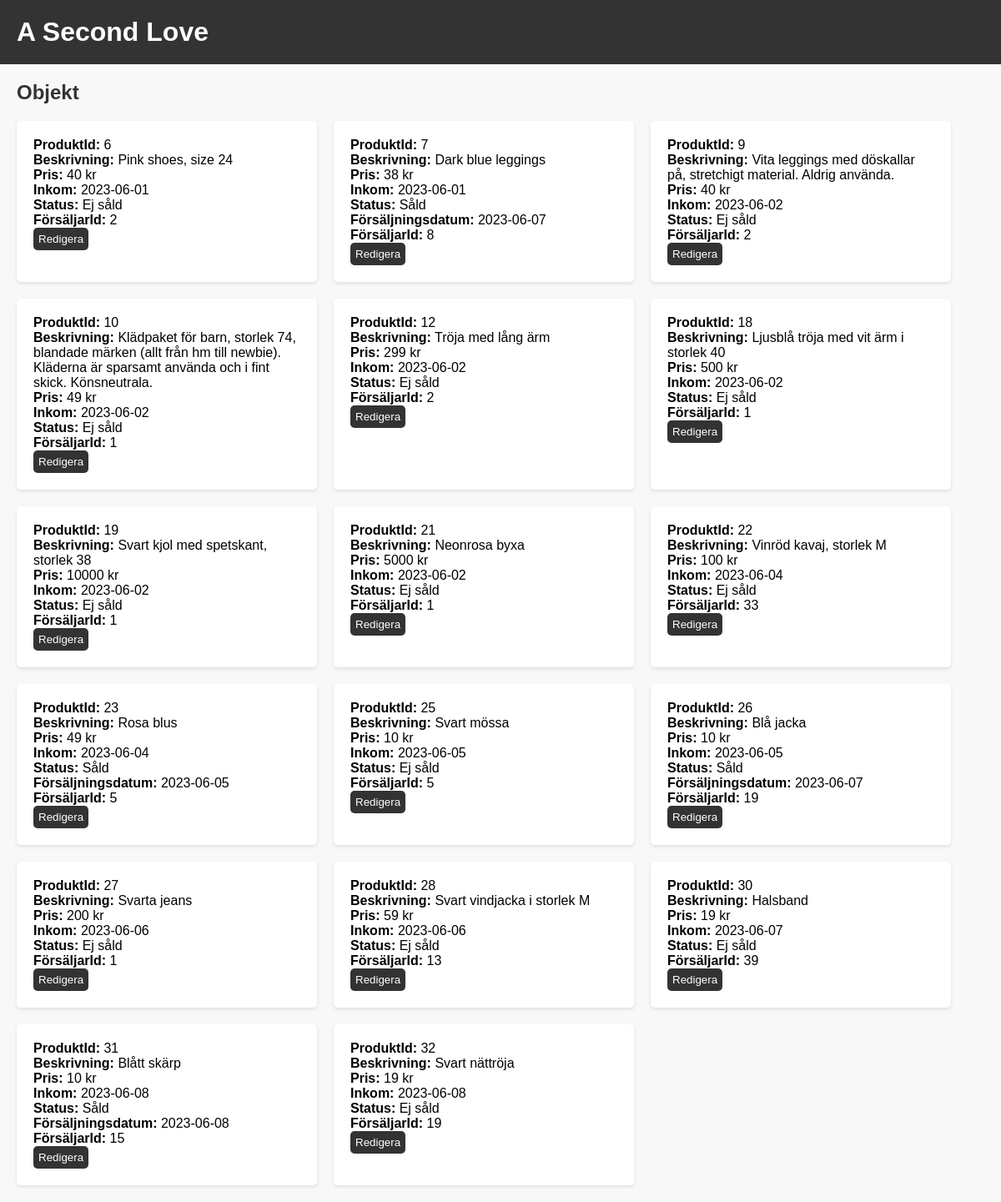
Screenshot of /views/items.php with the database file from the repository.
### tables this page shows
CREATE TABLE `items` (
  `id` int(11) NOT NULL,
  `description` varchar(255) NOT NULL,
  `price` decimal(10,2) NOT NULL,
  `date` datetime NOT NULL DEFAULT current_timestamp(),
  `sold` tinyint(1) DEFAULT 0,
  `date_sold` date DEFAULT NULL,
  `seller_id` int(11) NOT NULL
);

### models/Item.php (called while the page is built, shortened)
<?php
class Item {
    private $id;
    private $description;
    private $price;
    private $date;
    private $sold;
    private $date_sold;
    private $seller_id;
    public function __construct(?int $id, string $description, float $price, $date, $sold, $date_sold, int $seller_id){
        $this->id=$id;
        $this->description=$description;
        $this->price=$price;
        $this->date=$date;
        $this->sold=$sold;
        $this->date_sold=$date_sold;
        $this->seller_id=$seller_id;
    }
    public function getItemId():int {
        return $this->id;
    }
    public function getDescription():string{
        return $this->description;
    }
    public function getPrice():float{
        return $this->price;
    }
    public function getDate(){
        return $this->date;
    }
    public function getSold(){
        return $this->sold == 1;
    }
    public function getDateSold(){
        return $this->date_sold;
    }
    public function getSellerIdFromItem():int{
        return $this->seller_id;
    }
    public function setItemId(int $id): void{
        $this->id=$id;
    }
        public static function getAllItems() {
            require '../database/connection.php';
            try {
                $sql = "SELECT * FROM items";
                $statement = $pdo->prepare($sql);
                $statement->execute();
                $itemsData = $statement->fetchAll(PDO::FETCH_ASSOC);
                $items = [];
                foreach ($itemsData as $itemData) {
                    $item = new Item(
                        $itemData['id'],
                        $itemData['description'],
                        $itemData['price'],
                        $itemData['date'],
                        $itemData['sold'],
                        $itemData['date_sold'],
                        $itemData['seller_id']
                    );
                    $item->setItemId($itemData['id']);
                    $items[] = $item;
                }
                return $items;
            } catch (PDOException $e) {
                echo "Fel vid hämtning av items: " . $e->getMessage();
            }
            return NULL;
        }
}

### views/items.php (the view)
<?php
require '../database/connection.php';
include '../partials/header.php';
include '../models/Item.php';
?>
<h2>Objekt</h2>
<?php
$items = Item::getAllItems();
?>
<ul class="ulContainerLarge">
    <?php foreach ($items as $item) { ?>
        <li class="liContainerLarge">
            <strong>ProduktId:</strong> <?php echo $item->getItemId(); ?><br>
            <strong>Beskrivning:</strong> <?php echo $item->getDescription(); ?><br>
            <strong>Pris:</strong> <?php echo $item->getPrice(); ?> kr<br>
            <strong>Inkom:</strong> <?php echo date('Y-m-d', strtotime($item->getdate())); ?><br>
            <strong>Status:</strong> <?php echo $item->getSold()? 'Såld' : 'Ej såld'; ?><br>
            <?php if ($item->getDateSold() !== null) { ?>
            <strong>Försäljningsdatum:</strong> <?php echo $item->getDateSold(); ?><br>
            <?php } ?>
            <strong>FörsäljarId:</strong> <?php echo $item->getSellerIdFromItem(); ?><br>
            <button class="smallButton"> <a href="editItem.php?id=<?php echo $item->getItemId(); ?>">Redigera</a> </button>
        </li>
    <?php } ?>
</ul>
<?php include '../partials/footer.php'; ?>

### partials/header.css (style rules this page uses)
body { background-color: #f8f8f8; margin: 0; padding: 0; font-family: Arial, sans-serif; }
h2 { margin-left: 20px; color: #333333; }
a { color: black; text-decoration: none; }
ul { list-style: none; padding: 0; margin: 0; }
li { margin: 0; padding: 0; }
.ulContainerLarge { display: flex; flex-direction: row; flex-wrap: wrap; gap: 20px; margin-left: 20px; margin-top: 15px; padding-bottom: 20px; }
.liContainerLarge { background-color: #ffffff; width: 320px; padding: 20px; padding-bottom: 10px; border-radius: 5px; box-shadow: 0 2px 4px rgba(0, 0, 0, 0.1); }
input[type="text"], button { padding: 10px; border: none; border-radius: 5px; margin-bottom: 10px; }
button { background-color: #ff3399; color: #ffffff; cursor: pointer; }
button a { color: #ffffff; }
.smallButton { padding: 6px; background-color: #333333; }

### rows the page displays
items: id "6", description "Pink shoes, size 24", price "40", date "2023-06-01", sold "Ej såld", seller "2"
items: id "7", description "Dark blue leggings", price "38", date "2023-06-01", sold "Såld", date_sold "2023-06-07", seller "8"
items: id "9", description "Vita leggings med döskallar på, stretchigt material. Aldrig använda.", price "40", date "2023-06-02", sold "Ej såld", seller "2"
items: id "10", description "Klädpaket för barn, storlek 74, blandade märken (allt från hm till newbie). Kläderna är sparsamt använda och i fint skick. Könsneutrala.", price "49", date "2023-06-02", sold "Ej såld", seller "1"
items: id "12", description "Tröja med lång ärm", price "299", date "2023-06-02", sold "Ej såld", seller "2"
items: id "18", description "Ljusblå tröja med vit ärm i storlek 40", price "500", date "2023-06-02", sold "Ej såld", seller "1"
items: id "19", description "Svart kjol med spetskant, storlek 38", price "10000", date "2023-06-02", sold "Ej såld", seller "1"
items: id "21", description "Neonrosa byxa", price "5000", date "2023-06-02", sold "Ej såld", seller "1"
items: id "22", description "Vinröd kavaj, storlek M", price "100", date "2023-06-04", sold "Ej såld", seller "33"
items: id "23", description "Rosa blus", price "49", date "2023-06-04", sold "Såld", date_sold "2023-06-05", seller "5"
items: id "25", description "Svart mössa", price "10", date "2023-06-05", sold "Ej såld", seller "5"
items: id "26", description "Blå jacka", price "10", date "2023-06-05", sold "Såld", date_sold "2023-06-07", seller "19"
items: id "27", description "Svarta jeans", price "200", date "2023-06-06", sold "Ej såld", seller "1"
items: id "28", description "Svart vindjacka i storlek M", price "59", date "2023-06-06", sold "Ej såld", seller "13"
items: id "30", description "Halsband", price "19", date "2023-06-07", sold "Ej såld", seller "39"
items: id "31", description "Blått skärp", price "10", date "2023-06-08", sold "Såld", date_sold "2023-06-08", seller "15"
items: id "32", description "Svart nättröja", price "19", date "2023-06-08", sold "Ej såld", seller "19"
